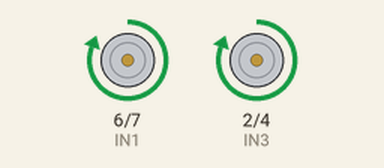
Simulated run of this sketch. Board: Arduino Uno, built with avr-gcc and run on an emulated ATmega328P. Parts: motor-driver pin pairs drawn as motors (green arrow = first pin HIGH = forward, orange = second pin HIGH = backward, longer = more drive, scaled by the enable pin).

Above: at 2.5 s.
At 7.5 s:
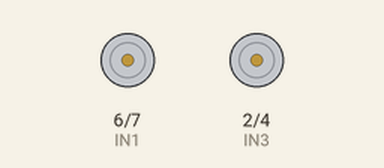
At 12.5 s:
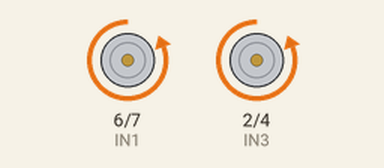
At 22.5 s:
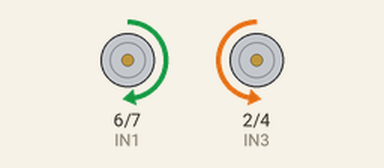
Timing chart, 0 to 32.5 s (numbered marks = the images above):
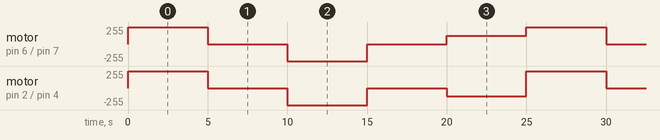

Measured:
- by itself, motor on pin 6 (IN1) / pin 7 (IN2): repeats every 25.0 s: stopped 5.0 s, backward 255/255 5.0 s, stopped 5.0 s, forward 127/255 5.0 s, forward 255/255 5.0 s
- by itself, motor on pin 2 (IN3) / pin 4 (IN4): repeats every 25.0 s: stopped 5.0 s, backward 255/255 5.0 s, stopped 5.0 s, backward 127/255 5.0 s, forward 255/255 5.0 s

The sketch:

missao3_busca_e_parada_ultrassonico.ino
```cpp
//Definindo pinos

//Motor A(esquerda)
const int ENA = 5; //Pino PWM para controle de velocidade (0 a 255)
const int IN1 = 6; // Controle de direção p/frente
const int IN2 = 7; //Controle de direção p/trás

//Motor B(direita)
const int ENB = 3; //Pino PWM para controle de velocidade (0 a 255)
const int IN3 = 2; // Controle de direção p/frente
const int IN4 = 4; //Controle de direção p/trás

//Configurando Pinos                 Todos são saídas pois é o Arduíno que envia o comando
void setup()
{
pinMode(ENA,OUTPUT);
pinMode(IN1,OUTPUT);
pinMode(IN2,OUTPUT);

pinMode(ENB,OUTPUT);
pinMode(IN3,OUTPUT);
pinMode(IN4,OUTPUT);
}

void loop(){
  //1. Andar p/ frente com potência máxima
  digitalWrite(IN1,HIGH); //Motor A acionado p/frente
  digitalWrite(IN2,LOW); // Ré Motor A desligada
  digitalWrite(IN3,HIGH); //Motor B acioando p/frente
  digitalWrite(IN4,LOW); //Ré Motor B desligada

  analogWrite(ENA,255); //Garante a potencia máxima do Motor A
  analogWrite(ENB,255); //Garante a potencia máxima do Motor B

  delay(5000);  //Esperar 5s

  //2.Parar
  digitalWrite(IN1,LOW); //Acelerador Motor A desligado
  digitalWrite(IN2,LOW); // Ré Motor A desiagada
  digitalWrite(IN3,LOW); // Acelerador Motor B desligado
  digitalWrite(IN4,LOW); // Ré Motor B desiagada

  analogWrite(ENA,0);
  analogWrite(ENB,0);

  delay(5000); //Esperar 5s

 //3.Ré com potência máxima
  digitalWrite(IN1,LOW);
  digitalWrite(IN2,HIGH); //Inverte o sinal em relação ao passo 1
  digitalWrite(IN3,LOW);
  digitalWrite(IN4,HIGH); //Inverte o sinal em relação ao passo 1

  analogWrite(ENA,255); //Pot máx
  analogWrite(ENB,255); //Pot máx

  delay(5000);

  //4.Parar
  digitalWrite(IN1,LOW);
  digitalWrite(IN2,LOW);
  digitalWrite(IN3,LOW);
  digitalWrite(IN4,LOW);

  analogWrite(ENA,0);
  analogWrite(ENB,0);

  delay(5000);


 //5. Girar no sentido Horário com 50%                       Acelerar o Motor da Esquerda e dar Ré com o Motor da Direita
  digitalWrite(IN1,HIGH); //Acelerando Motor A
  digitalWrite(IN2,LOW);
  digitalWrite(IN3,LOW);
  digitalWrite(IN4,HIGH); // Ré com Motor B

  analogWrite(ENA,255/2); //Pot pela metade
  analogWrite(ENB,255/2); //Pot pela metade

  delay(5000);
}
```
